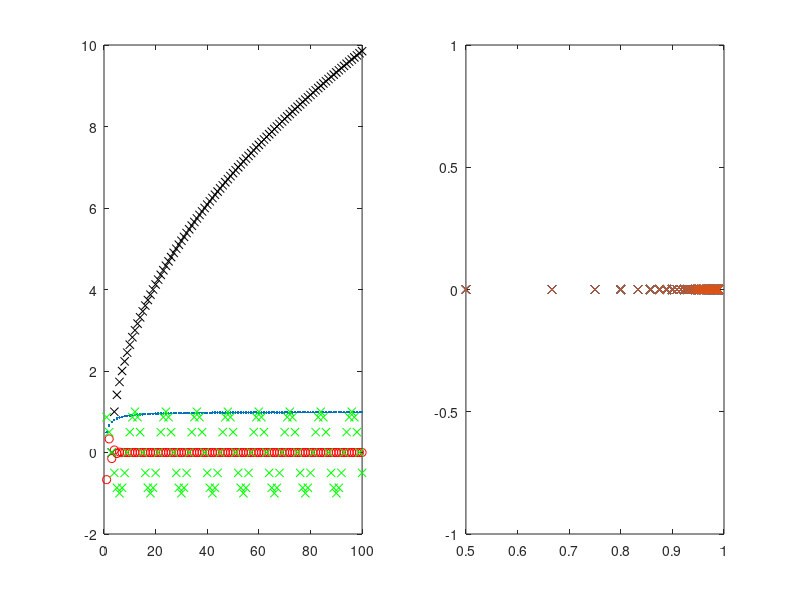

Source code (MATLAB):
clear all; clc; clf;

n = 1:1:100;
seq1 = n./(n + 1);
seq2 = ((-1).^n).*(n + 1)./(3.^n);
seq3 = sqrt(n(3:end) -3);
seq4 = cos((pi/6)*n);

fib = 1;
for i = 1:1:10
  fib *= i;
endfor

subplot(1,2,1)
plot(n, seq1, '.', n, seq2, 'ro', n(3:end), seq3, 'kx', n, seq4, 'gx')

subplot(1,2,2)
plot(seq1, zeros(100), 'x')
